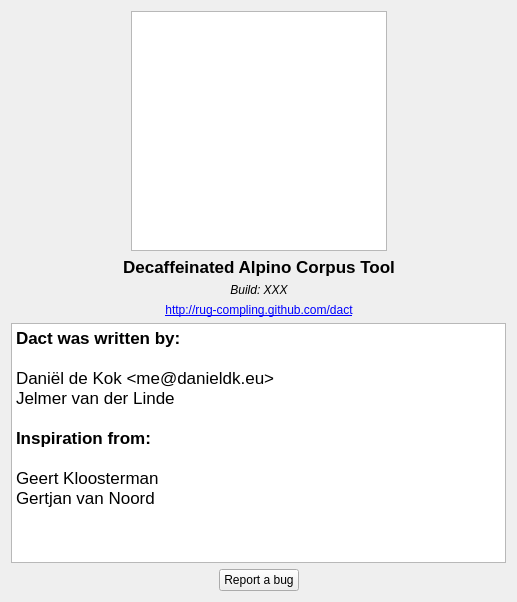
<?xml version="1.0" encoding="UTF-8"?>
<ui version="4.0">
 <class>AboutWindow</class>
 <widget class="QWidget" name="AboutWindow">
  <property name="geometry">
   <rect>
    <x>0</x>
    <y>0</y>
    <width>517</width>
    <height>602</height>
   </rect>
  </property>
  <property name="minimumSize">
   <size>
    <width>517</width>
    <height>602</height>
   </size>
  </property>
  <property name="maximumSize">
   <size>
    <width>517</width>
    <height>602</height>
   </size>
  </property>
  <property name="windowTitle">
   <string>About Dact</string>
  </property>
  <layout class="QVBoxLayout" name="verticalLayout_2">
   <item>
    <layout class="QHBoxLayout" name="horizontalLayout_2">
     <item>
      <spacer name="horizontalSpacer_3">
       <property name="orientation">
        <enum>Qt::Horizontal</enum>
       </property>
       <property name="sizeHint" stdset="0">
        <size>
         <width>40</width>
         <height>20</height>
        </size>
       </property>
      </spacer>
     </item>
     <item>
      <widget class="QGraphicsView" name="aboutGraphicsView">
       <property name="sizePolicy">
        <sizepolicy hsizetype="Expanding" vsizetype="Expanding">
         <horstretch>0</horstretch>
         <verstretch>0</verstretch>
        </sizepolicy>
       </property>
       <property name="sceneRect">
        <rectf>
         <x>0.000000000000000</x>
         <y>0.000000000000000</y>
         <width>215.000000000000000</width>
         <height>231.000000000000000</height>
        </rectf>
       </property>
      </widget>
     </item>
     <item>
      <spacer name="horizontalSpacer_4">
       <property name="orientation">
        <enum>Qt::Horizontal</enum>
       </property>
       <property name="sizeHint" stdset="0">
        <size>
         <width>40</width>
         <height>20</height>
        </size>
       </property>
      </spacer>
     </item>
    </layout>
   </item>
   <item>
    <layout class="QHBoxLayout" name="horizontalLayout_3">
     <item>
      <spacer name="horizontalSpacer_5">
       <property name="orientation">
        <enum>Qt::Horizontal</enum>
       </property>
       <property name="sizeHint" stdset="0">
        <size>
         <width>40</width>
         <height>20</height>
        </size>
       </property>
      </spacer>
     </item>
     <item>
      <layout class="QVBoxLayout" name="verticalLayout">
       <item>
        <widget class="QLabel" name="label">
         <property name="text">
          <string>&lt;!DOCTYPE HTML PUBLIC &quot;-//W3C//DTD HTML 4.0//EN&quot; &quot;http://www.w3.org/TR/REC-html40/strict.dtd&quot;&gt;
&lt;html&gt;&lt;head&gt;&lt;meta name=&quot;qrichtext&quot; content=&quot;1&quot; /&gt;&lt;style type=&quot;text/css&quot;&gt;
p, li { white-space: pre-wrap; }
&lt;/style&gt;&lt;/head&gt;&lt;body style=&quot; font-family:'Lucida Grande'; font-size:13pt; font-weight:400; font-style:normal;&quot;&gt;
&lt;p style=&quot; margin-top:0px; margin-bottom:0px; margin-left:0px; margin-right:0px; -qt-block-indent:0; text-indent:0px;&quot;&gt;&lt;span style=&quot; font-weight:600;&quot;&gt;Decaffeinated Alpino Corpus Tool&lt;/span&gt;&lt;/p&gt;&lt;/body&gt;&lt;/html&gt;</string>
         </property>
         <property name="alignment">
          <set>Qt::AlignCenter</set>
         </property>
        </widget>
       </item>
       <item>
        <widget class="QLabel" name="buildLabel">
         <property name="font">
          <font>
           <italic>true</italic>
          </font>
         </property>
         <property name="text">
          <string>Build: XXX</string>
         </property>
         <property name="alignment">
          <set>Qt::AlignCenter</set>
         </property>
        </widget>
       </item>
       <item>
        <widget class="QLabel" name="label_3">
         <property name="text">
          <string>&lt;a href=&quot;http://rug-compling.github.com/dact&quot;&gt;http://rug-compling.github.com/dact&lt;/a&gt;</string>
         </property>
         <property name="textFormat">
          <enum>Qt::RichText</enum>
         </property>
         <property name="alignment">
          <set>Qt::AlignCenter</set>
         </property>
         <property name="openExternalLinks">
          <bool>true</bool>
         </property>
        </widget>
       </item>
      </layout>
     </item>
     <item>
      <spacer name="horizontalSpacer_6">
       <property name="orientation">
        <enum>Qt::Horizontal</enum>
       </property>
       <property name="sizeHint" stdset="0">
        <size>
         <width>40</width>
         <height>20</height>
        </size>
       </property>
      </spacer>
     </item>
    </layout>
   </item>
   <item>
    <widget class="QTextBrowser" name="textBrowser">
     <property name="html">
      <string>&lt;!DOCTYPE HTML PUBLIC &quot;-//W3C//DTD HTML 4.0//EN&quot; &quot;http://www.w3.org/TR/REC-html40/strict.dtd&quot;&gt;
&lt;html&gt;&lt;head&gt;&lt;meta name=&quot;qrichtext&quot; content=&quot;1&quot; /&gt;&lt;style type=&quot;text/css&quot;&gt;
p, li { white-space: pre-wrap; }
&lt;/style&gt;&lt;/head&gt;&lt;body style=&quot; font-family:'Lucida Grande'; font-size:13pt; font-weight:400; font-style:normal;&quot;&gt;
&lt;p style=&quot; margin-top:0px; margin-bottom:0px; margin-left:0px; margin-right:0px; -qt-block-indent:0; text-indent:0px;&quot;&gt;&lt;span style=&quot; font-weight:600;&quot;&gt;Dact was written by:&lt;/span&gt;&lt;/p&gt;
&lt;p style=&quot;-qt-paragraph-type:empty; margin-top:0px; margin-bottom:0px; margin-left:0px; margin-right:0px; -qt-block-indent:0; text-indent:0px;&quot;&gt;&lt;/p&gt;
&lt;p style=&quot; margin-top:0px; margin-bottom:0px; margin-left:0px; margin-right:0px; -qt-block-indent:0; text-indent:0px;&quot;&gt;Daniël de Kok &amp;lt;me@danieldk.eu&amp;gt;&lt;/p&gt;
&lt;p style=&quot; margin-top:0px; margin-bottom:0px; margin-left:0px; margin-right:0px; -qt-block-indent:0; text-indent:0px;&quot;&gt;Jelmer van der Linde&lt;/p&gt;
&lt;p style=&quot;-qt-paragraph-type:empty; margin-top:0px; margin-bottom:0px; margin-left:0px; margin-right:0px; -qt-block-indent:0; text-indent:0px;&quot;&gt;&lt;/p&gt;
&lt;p style=&quot; margin-top:0px; margin-bottom:0px; margin-left:0px; margin-right:0px; -qt-block-indent:0; text-indent:0px;&quot;&gt;&lt;span style=&quot; font-weight:600;&quot;&gt;Inspiration from:&lt;/span&gt;&lt;/p&gt;
&lt;p style=&quot;-qt-paragraph-type:empty; margin-top:0px; margin-bottom:0px; margin-left:0px; margin-right:0px; -qt-block-indent:0; text-indent:0px;&quot;&gt;&lt;/p&gt;
&lt;p style=&quot; margin-top:0px; margin-bottom:0px; margin-left:0px; margin-right:0px; -qt-block-indent:0; text-indent:0px;&quot;&gt;Geert Kloosterman&lt;/p&gt;
&lt;p style=&quot; margin-top:0px; margin-bottom:0px; margin-left:0px; margin-right:0px; -qt-block-indent:0; text-indent:0px;&quot;&gt;Gertjan van Noord&lt;/p&gt;&lt;/body&gt;&lt;/html&gt;</string>
     </property>
    </widget>
   </item>
   <item>
    <layout class="QHBoxLayout" name="horizontalLayout">
     <item>
      <spacer name="horizontalSpacer">
       <property name="orientation">
        <enum>Qt::Horizontal</enum>
       </property>
       <property name="sizeHint" stdset="0">
        <size>
         <width>40</width>
         <height>20</height>
        </size>
       </property>
      </spacer>
     </item>
     <item>
      <widget class="QPushButton" name="bugPushButton">
       <property name="text">
        <string>Report a bug</string>
       </property>
      </widget>
     </item>
     <item>
      <spacer name="horizontalSpacer_2">
       <property name="orientation">
        <enum>Qt::Horizontal</enum>
       </property>
       <property name="sizeHint" stdset="0">
        <size>
         <width>40</width>
         <height>20</height>
        </size>
       </property>
      </spacer>
     </item>
    </layout>
   </item>
  </layout>
 </widget>
 <resources/>
 <connections/>
</ui>
